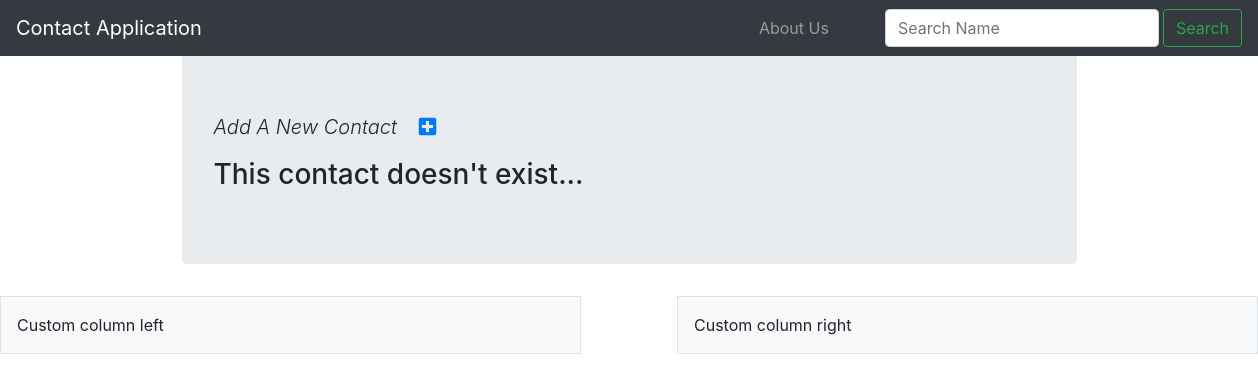
The app's page /, older data.
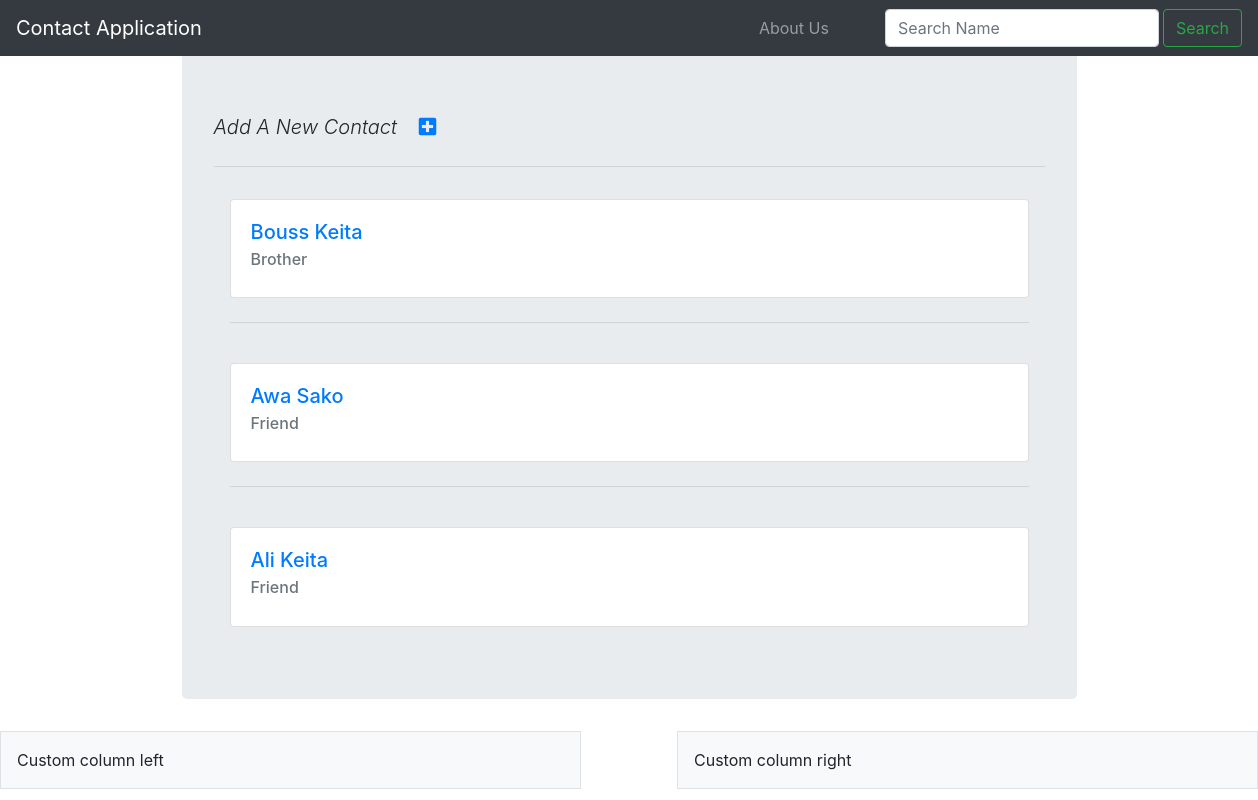
The same page, newer data.
### contactlist/models.py (models this page shows, shortened)
class ContactModel(models.Model):
    fullname = models.CharField(max_length=123)
    relationship = models.CharField(max_length=123)
    email = models.EmailField(max_length=100)
    phone = models.CharField(max_length=123)
    address = models.CharField(max_length=123)

### contactlist/views.py (the view)
# urls.py: path('', index, name='index'),
def index(request):
    contacts = ContactModel.objects.all()
    search_input = request.GET.get('search-area')
    if search_input:
        contacts = ContactModel.objects.filter(fullname__icontains=search_input)
    else:
        contacts = ContactModel.objects.all()
        search_input = ""
    return render(request, "index.html", {"contacts": contacts, "search_input": search_input})

### templates/index.html (shortened to what this page needs)
{% load static %}
<!DOCTYPE html>
<html lang="en">
<head>
    <link rel="stylesheet" href="https://stackpath.bootstrapcdn.com/bootstrap/4.3.1/css/bootstrap.min.css">
    <link rel="stylesheet" href="https://cdnjs.cloudflare.com/ajax/libs/font-awesome/5.15.3/css/all.min.css">
</head>
<body>
<nav class="navbar fixed-top navbar-expand-lg navbar-dark bg-dark">
    <a class="navbar-brand" href="#">Contact Application</a>
    <div class="collapse navbar-collapse" id="navbarTogglerDemo01">
        <ul class="navbar-nav ml-auto">
            <li class="nav-item mr-5">
                <a class="nav-link" href="#">About Us</a>
            </li>
        </ul>
        <form action="/" method="GET" class="d-flex" id="search-form">
                <input class="form-control me-2" type="search" placeholder="Search Name" aria-label="Search" name="search-area" value="{{search_input}}">
                <button class="btn btn-outline-success ml-1" type="submit">Search</button>
        </form>
    </div>
</nav>
<div class="container">
    <div class="col-md-10 offset-md-1 mt-5">
        <div class="jumbotron">
            <p class="lead font-italic ">
                Add A New Contact
                <a href="{% url 'add-contact'%}"><i class="fas fa-plus-square ml-3"></i></a>
            </p>
                {% for contact in contacts reversed %}
            <hr class="my-4">
            <a class="nav-link" href="{% url 'profile' contact.id %}">
                <div class="card mx-auto w-auto" style="width: 18rem;" >
                    <div class="card-body">
                        <h5 class="card-title">{{contact.fullname | title}}</h5>
                        <h6 class="card-subtitle mb-2 text-muted">{{contact.relationship | title}}</h6>
                    </div>
                </div>
                {% empty %}
                <h3>This contact doesn't exist...</h3>
                {% endfor %}
            </a>
        </div>
    </div>
</div>
<div class="row mx-md-n5">
  <div class="col px-md-5"><div class="p-3 border bg-light">Custom column left</div></div>
  <div class="col px-md-5"><div class="p-3 border bg-light">Custom column right</div></div>
</div>
</body>
</html>

Row changes from the older to the newer data that the page shows:
added ContactModel: fullname "Bouss Keita", relationship "Brother"
added ContactModel: fullname "Awa Sako", relationship "Friend"
added ContactModel: fullname "Ali Keita", relationship "Friend"
Text that changed along with them:
text no longer shown: "This contact doesn't exist..."
